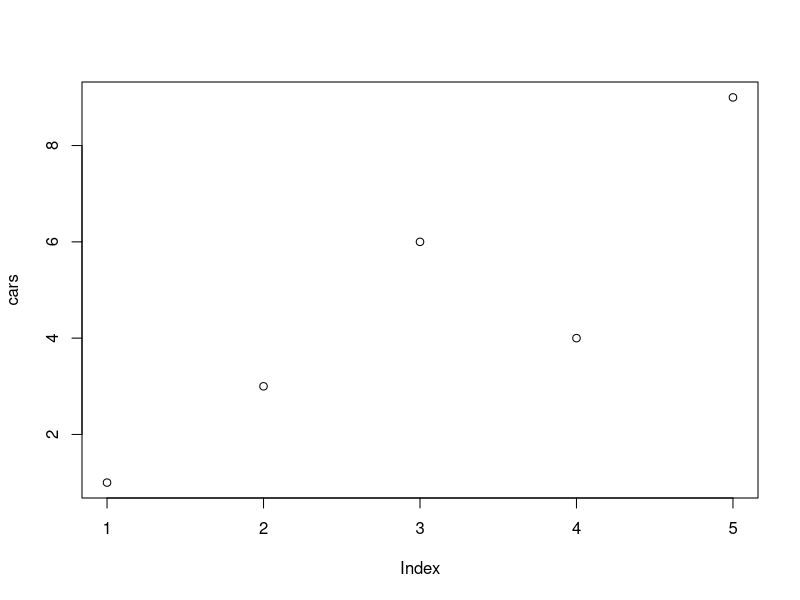
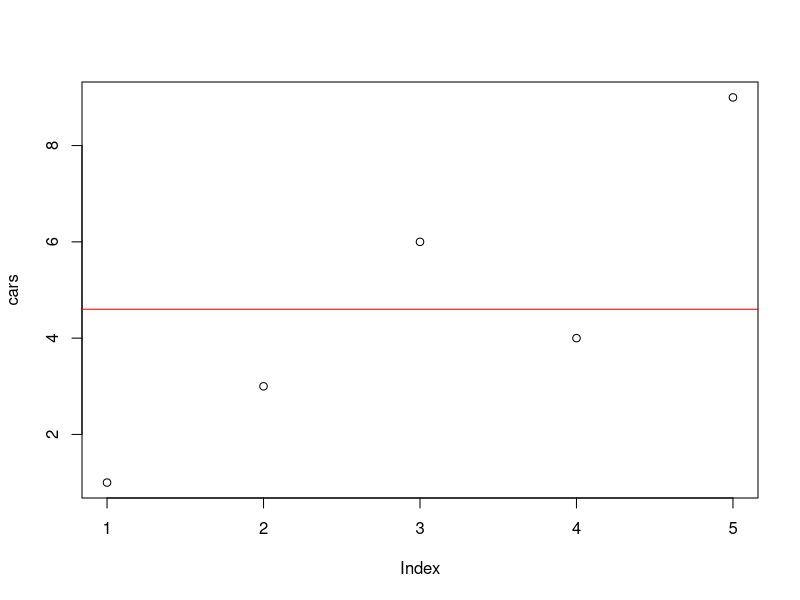
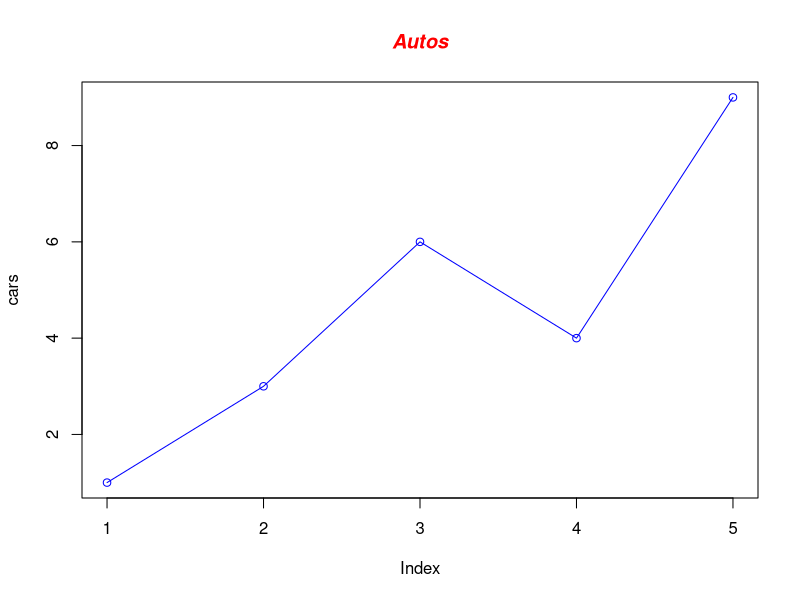
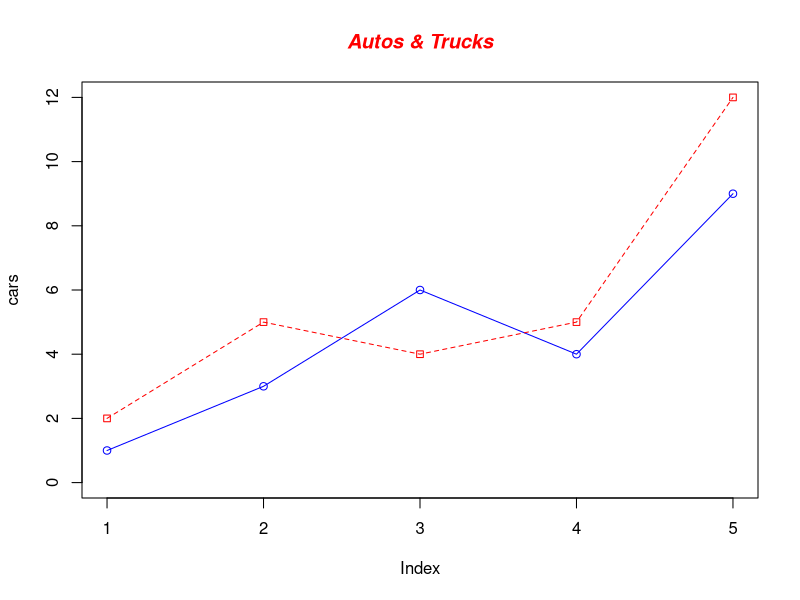
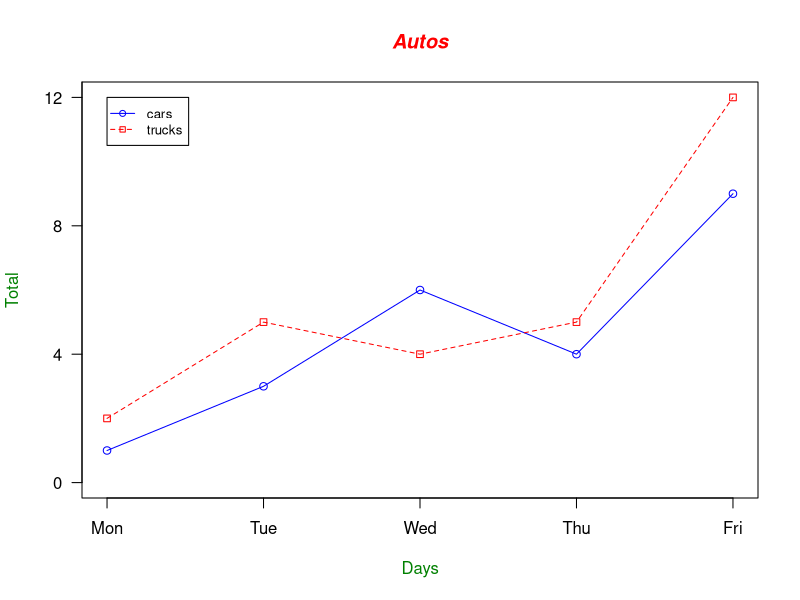
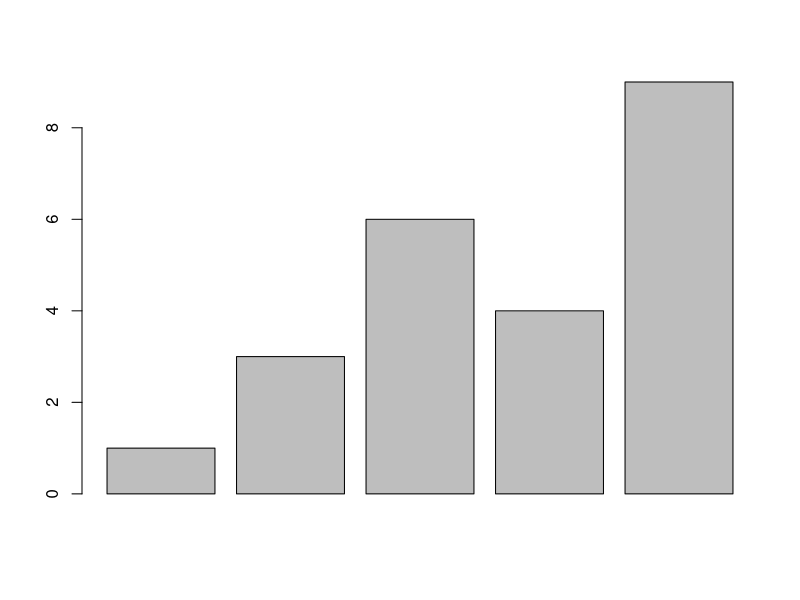
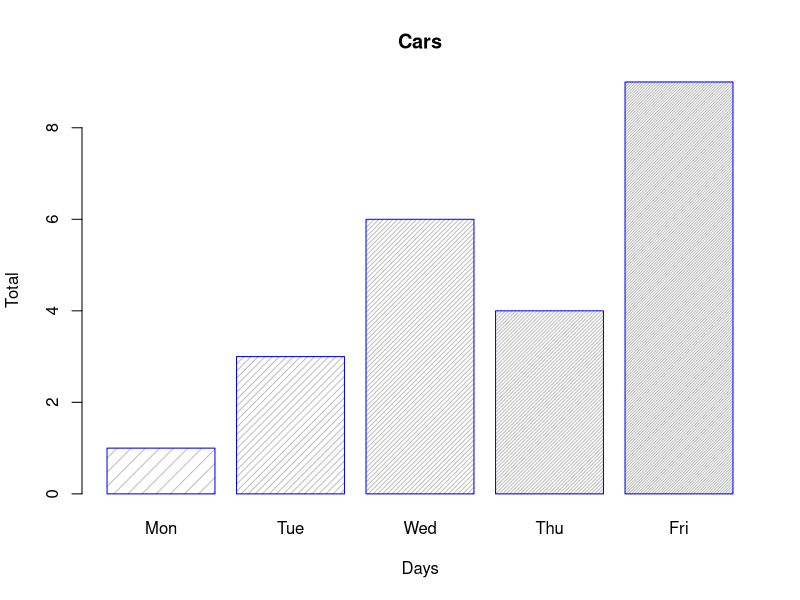
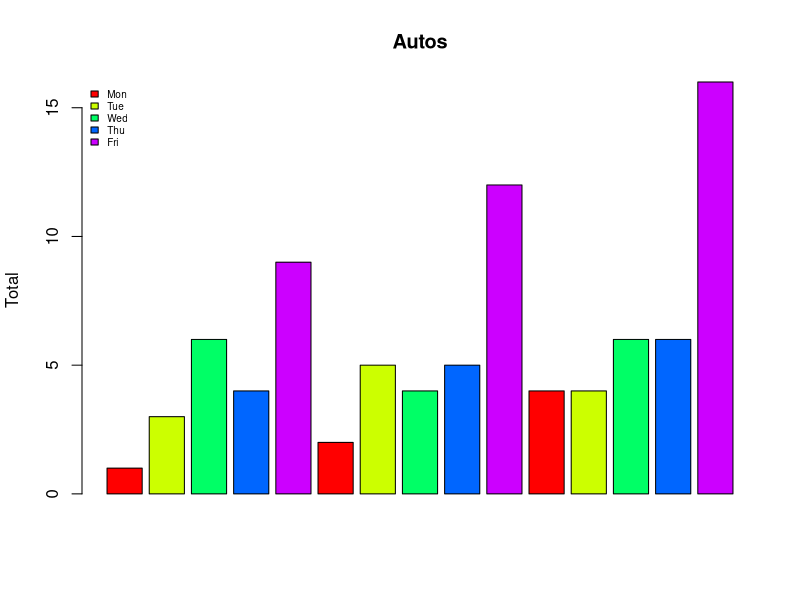

R code for these plots, in order:
## ---- chunk 1
# Define the cars vector with 5 values and a trucks vector with 5 values
cars <- c(1, 3, 6, 4, 9)
trucks <- c(2, 5, 4, 5, 12)
suvs <- c(4,4,6,6,16)
## ---- chunk 2
# Graph the cars vector with all defaults
plot(cars)
## ---- chunk 3
# Graph the cars vector with all defaults
plot(cars)
abline(h=mean(cars, na.rm="True"), col="Red")
## ---- chunk 4
# Graph cars using blue points overlayed by a line 
plot(cars, type="o", col="blue")

# Create a title with a red, bold/italic font
title(main="Autos", col.main="red", font.main=4)
## ---- chunk 5
# Graph cars using a y axis that ranges from 0 to 12
plot(cars, type="o", col="blue", ylim=c(0,12))

# Graph trucks with red dashed line and square points
lines(trucks, type="o", pch=22, lty=2, col="red")

# Create a title with a red, bold/italic font
title(main="Autos & Trucks", col.main="red", font.main=4)

## ---- chunk 6
# Calculate range from 0 to max value of cars and trucks
g_range <- range(0, cars, trucks)

# Graph autos using y axis that ranges from 0 to max 
# value in cars or trucks vector.  Turn off axes and 
# annotations (axis labels) so we can specify them ourself
plot(cars, type="o", col="blue", ylim=g_range, 
   axes=FALSE, ann=FALSE)

# Make x axis using Mon-Fri labels
axis(1, at=1:5, lab=c("Mon","Tue","Wed","Thu","Fri"))

# Make y axis with horizontal labels that display ticks at 
# every 4 marks. 4*0:g_range[2] is equivalent to c(0,4,8,12).
axis(2, las=1, at=4*0:g_range[2])

# Create box around plot
box()

# Graph trucks with red dashed line and square points
lines(trucks, type="o", pch=22, lty=2, col="red")

# Create a title with a red, bold/italic font
title(main="Autos", col.main="red", font.main=4)

# Label the x and y axes with dark green text
title(xlab="Days", col.lab=rgb(0,0.5,0))
title(ylab="Total", col.lab=rgb(0,0.5,0))

# Create a legend at (1, g_range[2]) that is slightly smaller 
# (cex) and uses the same line colors and points used by 
# the actual plots 
legend(1, g_range[2], c("cars","trucks"), cex=0.8, 
   col=c("blue","red"), pch=21:22, lty=1:2);
## ---- chunk 7
# Compute the largest y value used in the data (or we could
# just use range again)
autos <- c(cars, trucks, suvs)
max_y <- max(autos)

# Define colors to be used for cars, trucks, suvs
plot_colors <- c("blue","red","forestgreen")

# Start PNG device driver to save output to figure.png
png(filename="figure.png", height=295, width=300, bg="white")

# Graph autos using y axis that ranges from 0 to max_y.
# Turn off axes and annotations (axis labels) so we can 
# specify them ourself
plot(cars, type="o", col=plot_colors[1], ylim=c(0,max_y), axes=FALSE, ann=FALSE)

# Make x axis using Mon-Fri labels
axis(1, at=1:5, lab=c("Mon", "Tue", "Wed", "Thu", "Fri"))

# Make y axis with horizontal labels that display ticks at 
# every 4 marks. 4*0:max_y is equivalent to c(0,4,8,12).
axis(2, las=1, at=4*0:max_y)

# Create box around plot
box()

# Graph trucks with red dashed line and square points
lines(trucks, type="o", pch=22, lty=2, col=plot_colors[2])

# Graph suvs with green dotted line and diamond points
lines(suvs, type="o", pch=23, lty=3, col=plot_colors[3])

# Create a title with a red, bold/italic font
title(main="Autos", col.main="red", font.main=4)

# Label the x and y axes with dark green text
title(xlab= "Days", col.lab=rgb(0,0.5,0))
title(ylab= "Total", col.lab=rgb(0,0.5,0))

# Create a legend at (1, max_y) that is slightly smaller 
# (cex) and uses the same line colors and points used by 
# the actual plots
legend(1, max_y, c("cars","trucks","suvs"), cex=0.8, col=plot_colors, 
   pch=21:23, lty=1:3);
   
# Turn off device driver (to flush output to png)
dev.off()

## ---- chunk 8
   		
# Define colors to be used for cars, trucks, suvs
plot_colors <- c(rgb(r=0.0,g=0.0,b=0.9), "red", "forestgreen")

# Start PDF device driver to save output to figure.pdf
pdf(file="figure.pdf", height=3.5, width=5)
			
# Trim off excess margin space (bottom, left, top, right)
par(mar=c(4.2, 3.8, 0.2, 0.2))
			
# Graph autos using a y axis that uses the full range of value
# in autos_data. Label axes with smaller font and use larger 
# line widths.
plot(cars, type="l", col=plot_colors[1], ylim=c(0,max_y), axes=F, ann=T, xlab="Days",
   ylab="Total", cex.lab=0.8, lwd=2)

# Make x axis tick marks without labels
axis(1, lab=F)

# Plot x axis labels at default tick marks with labels at 
# 45 degree angle
text(axTicks(1), par("usr")[3] - 2, srt=45, adj=1,
          labels=c("Mon", "Tue", "Wed", "Thu", "Fri"),
          xpd=T, cex=0.8)

# Plot y axis with smaller horizontal labels 
axis(2, las=1, cex.axis=0.8)

# Create box around plot
box()

# Graph trucks with thicker red dashed line
lines(trucks, type="l", lty=2, lwd=2, col=plot_colors[2])

# Graph suvs with thicker green dotted line
lines(suvs, type="l", lty=3, lwd=2,col=plot_colors[3])

# Create a legend in the top-left corner that is slightly  
# smaller and has no border
legend("topleft", c("cars","trucks","suvs"), cex=0.8, col=plot_colors, 
   lty=1:3, lwd=2, bty="n");
  
# Turn off device driver (to flush output to PDF)
dev.off()

# Restore default margins
par(mar=c(5, 4, 4, 2) + 0.1)

## ---- chunk 9
# Graph the cars vector with all defaults
barplot(cars)
## ---- chunk 10
# Graph cars with specified labels for axes.  Use blue 
# borders and diagnal lines in bars.
barplot(cars, main="Cars", xlab="Days",  
   ylab="Total", names.arg=c("Mon","Tue","Wed","Thu","Fri"), 
   border="blue", density=c(10,20,30,40,50))
## ---- chunk 11
# Graph autos with adjacent bars using rainbow colors
barplot(c(cars,trucks,suvs), main="Autos", ylab= "Total",beside=TRUE, col=rainbow(5))

# Place the legend at the top-left corner with no frame  
# using rainbow colors
legend("topleft", c("Mon","Tue","Wed","Thu","Fri"), cex=0.6, bty="n", fill=rainbow(5));

## ---- chunk 12
# Expand right side of clipping rect to make room for the legend
par(xpd=T, mar=par()$mar+c(0,0,0,4))

# Graph autos (transposing the matrix) using heat colors,  
# put 10% of the space between each bar, and make labels  
# smaller with horizontal y-axis labels
barplot(t(cars), main="Autos", ylab="Total", 
   col=heat.colors(3), space=0.1, cex.axis=0.8, las=1,
   names.arg=c("Mon","Tue","Wed","Thu","Fri"), cex=0.8) 
   
# Place the legend at (6,30) using heat colors
legend(6, 30, c("cars","trucks","suvs"), cex=0.8, fill=heat.colors(3));
   
# Restore default clipping rect
par(mar=c(5, 4, 4, 2) + 0.1)
## ---- chunk 13
# Create a histogram for suvs
hist(suvs)
## ---- chunk 14
# Create a histogram for suvs
hist(suvs)
abline(v=mean(suvs, na.rm="True"), col="Red")
## ---- chunk 15
# Concatenate the three vectors
autos <- c(cars, trucks, suvs)

# Create a histogram for autos in light blue with the y axis
# ranging from 0-10
hist(autos, col="lightblue", ylim=c(0,10))
#add a red line at mean
abline(v=mean(autos, na.rm="True"), col="Red")

## ---- chunk 16
# Concatenate the three vectors
autos <- c(cars, trucks, suvs)

# Compute the largest y value used in the autos
max_num <- max(autos)

# Create a histogram for autos with fire colors, set breaks
# so each number is in its own group, make x axis range from
# 0-max_num, disable right-closing of cell intervals, set
# heading, and make y-axis labels horizontal
hist(autos, col=heat.colors(max_num), breaks=max_num, 
   xlim=c(0,max_num), right=F, main="Autos Histogram", las=1)

## ---- chunk 17
# Concatenate the three vectors
autos <- c(cars, trucks, suvs)

# Compute the largest y value used in the autos
max_num <- max(autos)

# Create uneven breaks
brk <- c(0,3,4,5,6,10,16)

# Create a histogram for autos with fire colors, set uneven
# breaks, make x axis range from 0-max_num, disable right-
# closing of cell intervals, set heading, make y-axis labels 
# horizontal, make axis labels smaller, make areas of each
# column proportional to the count
hist(autos, col=heat.colors(length(brk)), breaks=brk, 
   xlim=c(0,max_num), right=F, main="Probability Density", 
   las=1, cex.axis=0.8, freq=F)
## ---- chunk 18
# Create a pie chart for cars
pie(cars)
## ---- chunk 19
# Create a pie chart with defined heading and
# custom colors and labels
pie(cars, main="Cars", col=rainbow(length(cars)),
   labels=c("Mon","Tue","Wed","Thu","Fri"))

## ---- chunk 20
# Define some colors ideal for black & white print
colors <- c("white","grey70","grey90","grey50","black")

# Calculate the percentage for each day, rounded to one 
# decimal place
car_labels <- round(cars/sum(cars) * 100, 1)

# Concatenate a '%' char after each value
car_labels <- paste(car_labels, "%", sep="")

# Create a pie chart with defined heading and custom colors
# and labels
pie(cars, main="Cars", col=colors, labels=car_labels,
   cex=0.8)

# Create a legend at the right   
legend(1.5, 0.5, c("Mon","Tue","Wed","Thu","Fri"), cex=0.8, 
   fill=colors)
